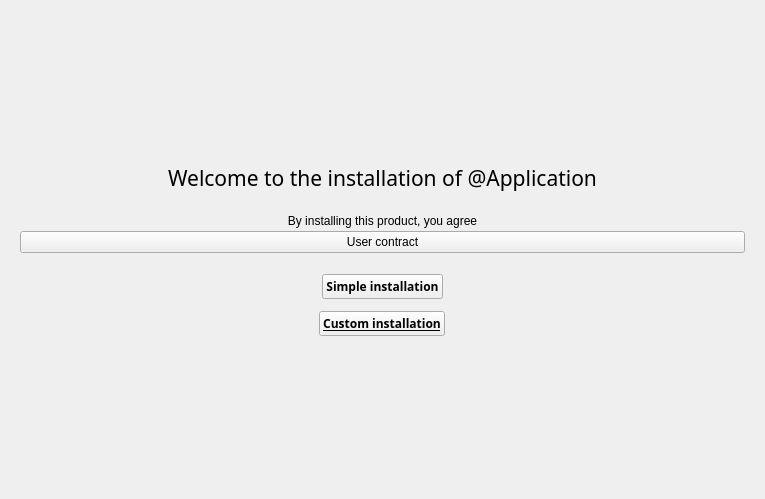
<?xml version="1.0" encoding="UTF-8"?>
<ui version="4.0">
 <class>WelcomeUI</class>
 <widget class="QWidget" name="WelcomeUI">
  <property name="geometry">
   <rect>
    <x>0</x>
    <y>0</y>
    <width>765</width>
    <height>499</height>
   </rect>
  </property>
  <property name="windowTitle">
   <string notr="true"/>
  </property>
  <layout class="QGridLayout" name="gridLayout">
   <item row="0" column="0">
    <layout class="QVBoxLayout" name="verticalLayout">
     <property name="spacing">
      <number>12</number>
     </property>
     <item>
      <spacer name="verticalSpacer">
       <property name="orientation">
        <enum>Qt::Vertical</enum>
       </property>
       <property name="sizeHint" stdset="0">
        <size>
         <width>20</width>
         <height>40</height>
        </size>
       </property>
      </spacer>
     </item>
     <item>
      <widget class="QLabel" name="labelWelcome">
       <property name="font">
        <font>
         <family>Segoe UI Semibold</family>
         <pointsize>16</pointsize>
         <weight>50</weight>
         <bold>false</bold>
        </font>
       </property>
       <property name="styleSheet">
        <string notr="true">color: @color-text-on-background ;</string>
       </property>
       <property name="text">
        <string>Welcome to the installation of @Application</string>
       </property>
       <property name="alignment">
        <set>Qt::AlignCenter</set>
       </property>
      </widget>
     </item>
     <item>
      <widget class="QWidget" name="widgetContract" native="true">
       <property name="minimumSize">
        <size>
         <width>0</width>
         <height>20</height>
        </size>
       </property>
       <layout class="QVBoxLayout" name="verticalLayout_5">
        <property name="spacing">
         <number>3</number>
        </property>
        <item>
         <layout class="QVBoxLayout" name="verticalLayout_4">
          <property name="spacing">
           <number>3</number>
          </property>
          <item>
           <widget class="QLabel" name="labelProduct">
            <property name="styleSheet">
             <string notr="true">color : @color-text-gray;</string>
            </property>
            <property name="text">
             <string>By installing this product, you agree</string>
            </property>
            <property name="alignment">
             <set>Qt::AlignCenter</set>
            </property>
           </widget>
          </item>
          <item>
           <widget class="QPushButton" name="buttonContract">
            <property name="styleSheet">
             <string notr="true">QPushButton {
	background-color: transparent;
	color : @color-text-gray;
	border: px0;
	text-decoration: underline;
}

QPushButton:hover {
	color : @color-text-on-background;
}</string>
            </property>
            <property name="text">
             <string>User contract</string>
            </property>
           </widget>
          </item>
         </layout>
        </item>
       </layout>
      </widget>
     </item>
     <item alignment="Qt::AlignHCenter|Qt::AlignVCenter">
      <widget class="QPushButton" name="buttonSimpleInstallation">
       <property name="font">
        <font>
         <family>Segoe WP</family>
         <weight>75</weight>
         <bold>true</bold>
        </font>
       </property>
       <property name="autoFillBackground">
        <bool>false</bool>
       </property>
       <property name="styleSheet">
        <string notr="true"/>
       </property>
       <property name="text">
        <string>Simple installation</string>
       </property>
      </widget>
     </item>
     <item alignment="Qt::AlignHCenter">
      <widget class="QPushButton" name="buttonCustomInstall">
       <property name="font">
        <font>
         <family>Segoe WP Semibold</family>
         <pointsize>9</pointsize>
         <weight>75</weight>
         <bold>true</bold>
         <underline>true</underline>
        </font>
       </property>
       <property name="styleSheet">
        <string notr="true">QPushButton {
	background-color: transparent;
	color : @color-text-on-background;
	padding: 8px;
	border: px0;
	text-decoration: underline;
}

QPushButton:hover {
	color : @color-text-gray;
}</string>
       </property>
       <property name="text">
        <string>Custom installation</string>
       </property>
      </widget>
     </item>
     <item>
      <spacer name="verticalSpacer_2">
       <property name="orientation">
        <enum>Qt::Vertical</enum>
       </property>
       <property name="sizeHint" stdset="0">
        <size>
         <width>20</width>
         <height>40</height>
        </size>
       </property>
      </spacer>
     </item>
    </layout>
   </item>
  </layout>
 </widget>
 <resources/>
 <connections/>
</ui>
